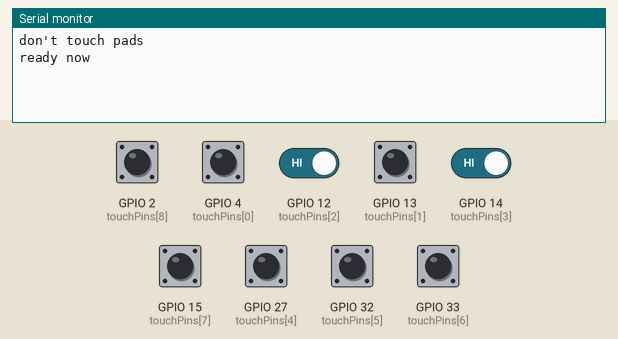
Simulated run of this sketch. Board: ESP32. Shown: the last lines printed to the serial monitor. The test bench sets the inputs (shaded band); at power-on: GPIO 2 (touchPins[8]), GPIO 4 (touchPins[0]), GPIO 12 (touchPins[2]), GPIO 13 (touchPins[1]), GPIO 14 (touchPins[3]), GPIO 15 (touchPins[7]), GPIO 27 (touchPins[4]), GPIO 32 (touchPins[5]), GPIO 33 (touchPins[6]) HIGH.

Above: at 4.2 s.
4.3 s: GPIO 4 (touchPins[0]) pulled LOW for 0.15 s
At 5.0 s:
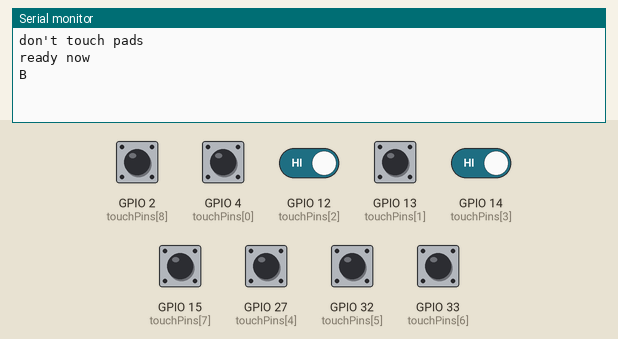
5.9 s: GPIO 32 (touchPins[5]) pulled LOW for 0.15 s
At 7.1 s:
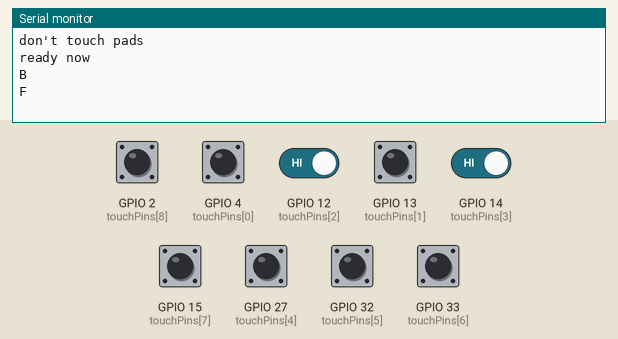
7.5 s: GPIO 33 (touchPins[6]) pulled LOW for 0.15 s
At 8.0 s:
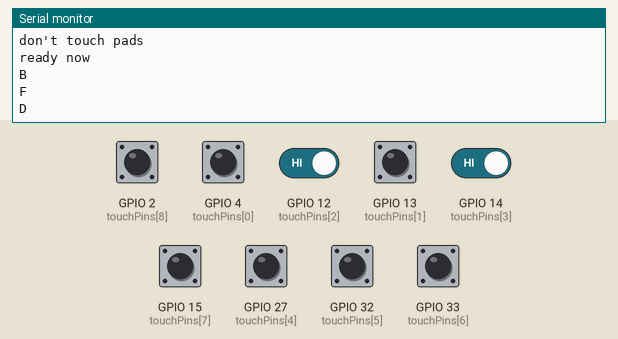
9.1 s: GPIO 12 (touchPins[2]) driven LOW and GPIO 14 (touchPins[3]) driven LOW
At 11.1 s:
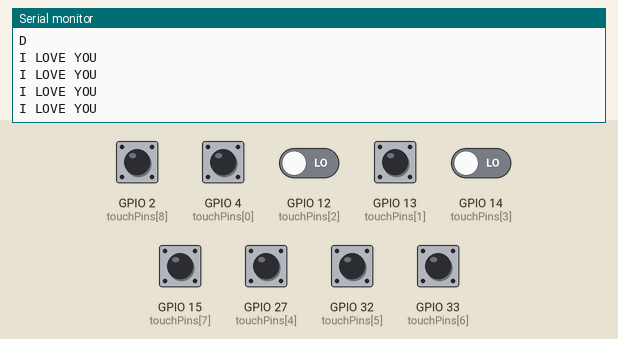
11.2 s: GPIO 13 (touchPins[1]) pulled LOW for 0.15 s
At 11.7 s:
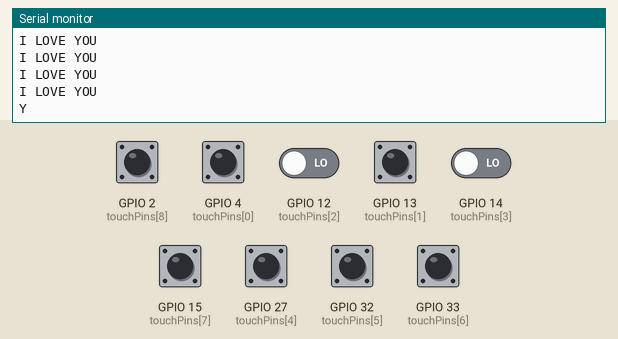
12.8 s: GPIO 27 (touchPins[4]) pulled LOW for 0.15 s
At 13.2 s:
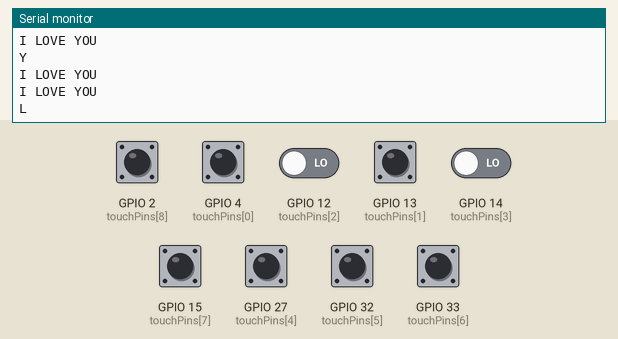

The sketch:

TouchSensorCode.ino
```cpp
const int touchPins[] = {
  4,
  13,
  12,
  14,
  27,
  32,
  33,
  15,
  2
};

const int N = sizeof(touchPins) / sizeof(touchPins[0]);

int baseline[N];
int threshold[N];

const int CAL_TIME_MS = 2000;
const int CAL_DELAY_MS = 20;
const int MARGIN = 15;
const int STABLE_MS = 120;
const int COOLDOWN_MS = 500;

unsigned long stableSince = 0;
unsigned long lastTrigger = 0;
uint16_t lastMask = 0;

struct Entry {
  uint16_t mask;
  const char* text;
};

Entry mapTable[] = {
  {12,  "I LOVE YOU"},    // 12,14
  {480, "MORE"},          // 32,33,15,2
  {96, "SPACE"},          // 32,33
  {62,  "A"},             // 27,14,12,13,32
  {1,   "B"},             // 4
  {64,  "D"},             // 33
  {30,  "E"},             // 12,13,14,27
  {32,  "F"},             // 32
  {60,  "G"},             // 12,14,27,32
  {152, "H"},             // 14,27,15
  {78,  "I"},             // 14,12,13,33
  {24,  "K"},             // 14,27
  {28,  "L"},             // 12,14,27
  {272, "M"},             // 27,2
  {408, "N"},             // 14,27,15,2
  {184, "R"},             // 14,27,32,15
  {126, "S"},             // 12,13,14,27,32,33
  {92,  "T"},             // 12,27,14,33
  {17,  "W"},             // 27,4
  {14,  "Y"}              // 12,13,14
};

const int MAP_N = sizeof(mapTable) / sizeof(mapTable[0]);

void calibrate() {
  for (int i = 0; i < N; i++) baseline[i] = 0;

  unsigned long start = millis();
  int count = 0;
  while (millis() - start < CAL_TIME_MS) {
    for (int i = 0; i < N; i++) {
      baseline[i] += touchRead(touchPins[i]);
    }
    count++;
    delay(CAL_DELAY_MS);
  }

  for (int i = 0; i < N; i++) {
    baseline[i] /= count;
    threshold[i] = baseline[i] - MARGIN;
  }
}

uint16_t readMask() {
  uint16_t mask = 0;
  for (int i = 0; i < N; i++) {
    int v = touchRead(touchPins[i]);
    if (v < threshold[i]) mask |= (1 << i);
  }
  return mask;
}

const char* lookup(uint16_t mask) {
  for (int i = 0; i < MAP_N; i++) {
    if (mapTable[i].mask == mask) return mapTable[i].text;
  }
  return nullptr;
}

void setup() {
  Serial.begin(115200);
  delay(1000);

  Serial.println("don't touch pads");
  calibrate();

  Serial.println("ready now");
}

void loop() {
  uint16_t mask = readMask();

  if (mask != lastMask) {
    lastMask = mask;
    stableSince = millis();
  }

  if ((millis() - stableSince) > STABLE_MS &&
      (millis() - lastTrigger) > COOLDOWN_MS) {

    const char* out = lookup(mask);
    if (out) {
      Serial.println(out);
      lastTrigger = millis();
    }
  }

  delay(20);
}
```

Measured:
- after the input at 4.3 s, the serial monitor: prints a new line after 0.14 s (image 1)
- after the input at 5.9 s, the serial monitor: prints a new line after 0.13 s (image 2)
- after the input at 7.5 s, the serial monitor: prints a new line after 0.12 s (image 3)
- after the input at 9.1 s, the serial monitor: prints a new line after 0.14 s (image 4)
- after the input at 11.2 s, the serial monitor: prints a new line after 0.13 s (image 5)
- after the input at 12.8 s, the serial monitor: prints a new line after 0.12 s (image 6)
